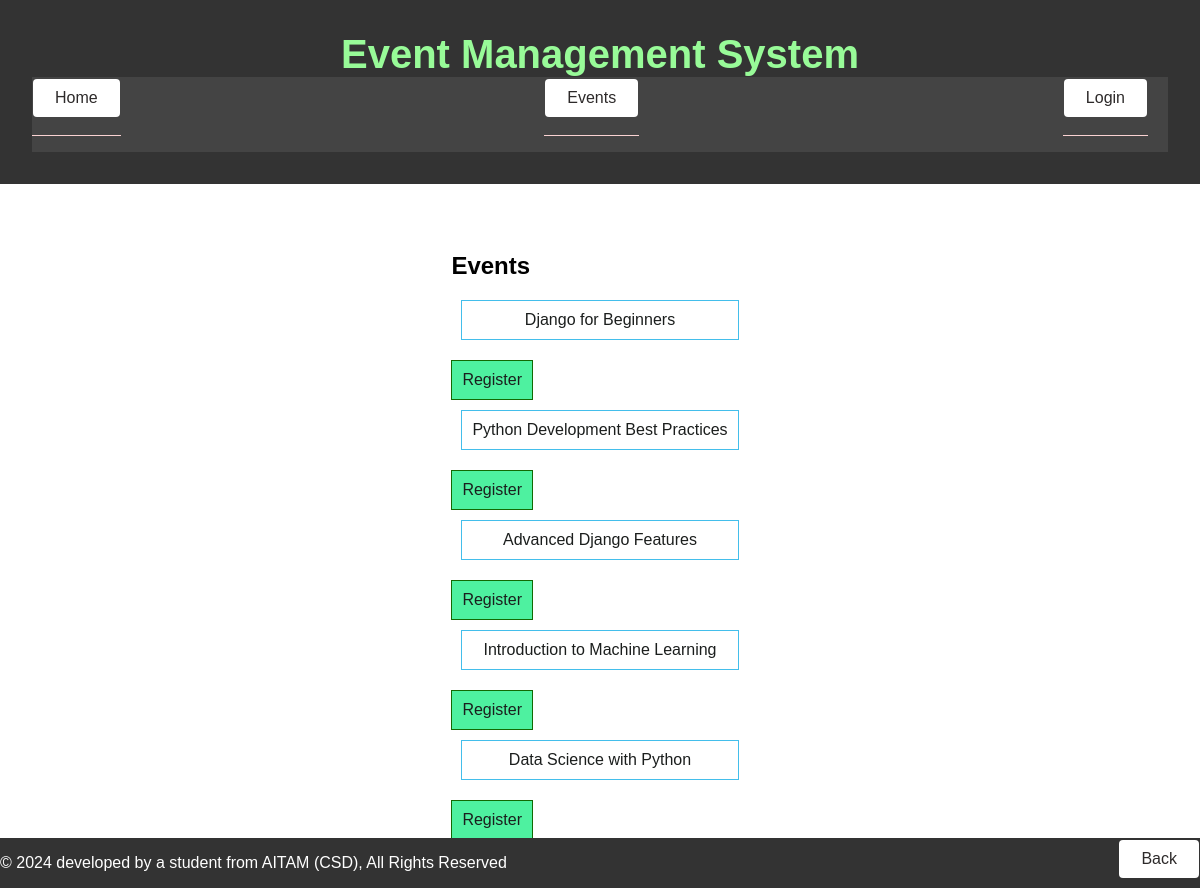
The page / on the database its author committed.
### event/models.py (models this page shows, shortened)
class Event(models.Model):
    title = models.CharField(max_length=200)
    description = models.TextField()
    date = models.DateField()
    time = models.TimeField()
    location = models.CharField(max_length=200)
    organizer = models.ForeignKey(User, on_delete=models.CASCADE)
    banner=models.ImageField(default='fallback.png',blank=True)

### event/views.py (the view)
# urls.py: path('', views.event_list, name='event_list'),
def event_list(request):
    events = Event.objects.all()
    return render(request, 'event/event_list.html', {'events': events})

### event/templates/event/event_list.html (shortened to what this page needs)
{% extends 'event/base.html' %}
{% load static %}
{% block content %}
  <div>
    <h2>Events</h2>
    {% if events %}
      <div class="event-list">
        {% for event in events %}
          <div class="event-box">
            <a href="{% url 'event_detail' event.id %}">{{ event.title }}</a>
          </div>
          <div class="register-box">
            <a href="{% url 'register' %}">Register</a>
          </div>
        {% empty %}
          <div>No events found.</div>
        {% endfor %}
      </div>
    {% else %}
      <p>There are currently no events. Please create a new event.</p>
    {% endif %}
  </div>
{% endblock %}

### static/css/style.css (style rules this page uses)
body { font-family: Arial, sans-serif; margin: 0; padding: 0; background-color: #e8eff0; }
a { color: #1b1e1d; text-decoration: none; }
.register-box { border: 1px solid #126903; padding: 10px; background-color: #4ef1a0; margin-top: 20px; text-align: center; width: 20%; }
.event-box { border: 1px solid #43beeb; padding: 10px; margin: 10px; text-align: center; }
body { background-color: white; margin: 0; padding: 0; }

### event/templates/event/base.html (style rules this page uses)
body { font-family: Arial, sans-serif; margin: 0; padding: 0; }

### rows shown on the page
Event: title "Django for Beginners"
Event: title "Python Development Best Practices"
Event: title "Advanced Django Features"
Event: title "Introduction to Machine Learning"
Event: title "Data Science with Python"
